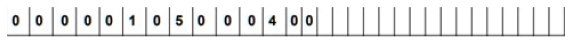
#> input picture digits.jpg, 572 x 44 px
$ jupyter execute --allow-errors detect_digits.ipynb
#> lines starting #> are read from the running program, lines starting #| are printed output that depends on the picture
# Digit classification

Group: https://www.facebook.com/groups/ComputerVisionGroup/

Post: https://www.facebook.com/photo?fbid=3410066599083735&set=gm.2185222624955260

Created by: Sijmen van der Willik [[GitHub](https://github.com/sijmenw)]

[cell 1]
import numpy as np
import cv2
import matplotlib.pyplot as plt

[cell 2]
img = cv2.imread("./digits.jpg")
#> img is the input picture: shape (44, 572, 3); mean B, G, R 234.5, 234.6, 234.5

[cell 3]
plt.imshow(img)

[cell 4]
# sum twice:
#   sum over color and over rows
sums = np.sum(np.sum(img, axis=0), axis=1)
#> sums = 572 values, max 33660 at index 568, min 18942 at index 169, mean 30956.1

[cell 5]
# plot sum
plt.figure(figsize=(20,6))
plt.plot(sums)
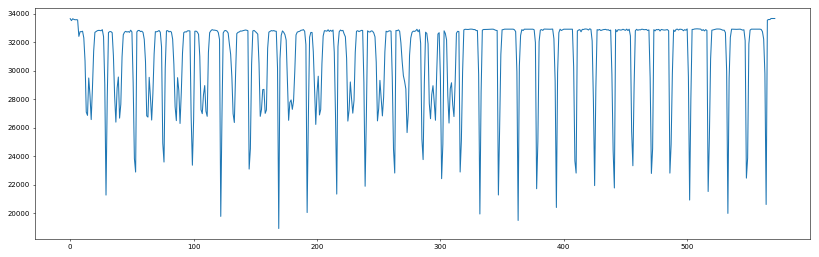
#> figure drawn by matplotlib, 1 panel; curve peaks at x = 568, y = 33660

[cell 6]
# Choose a suitable threshold, I've chosen 25000
threshold = 25000

plt.figure(figsize=(20,6))
plt.plot(sums)
plt.plot([0, sums.shape[0]], [threshold, threshold])
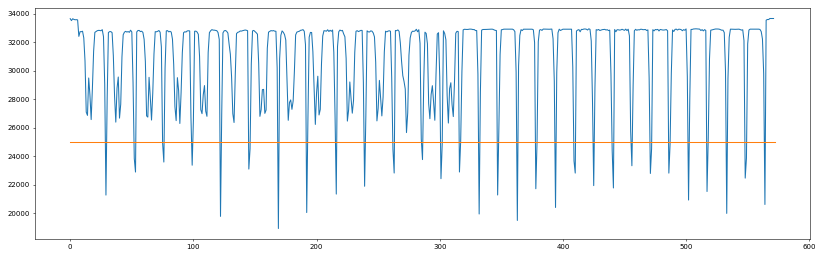
#> figure drawn by matplotlib, 1 panel; curve peaks at x = 568, y = 33660

[cell 7]
x_coords = np.where(sums < threshold)[0]
#> x_coords = 40 values from 29 to 564
buffer = 4

# allow for a buffer around x_coords
buffer_x_coords = set()
for x in x_coords:
    for x_ in range(x-buffer, x+buffer+1):
        buffer_x_coords.add(x_)
#> this loop made 40 passes
#> x on passes 1 to 12: 29, 52, 53, 75, 76, 99, 122, 145, 146, 169, 192, 216
#> after the loop, buffer_x_coords = 280 items

buffer_x_coords = np.array(list(buffer_x_coords))
#> buffer_x_coords = 280 values, max 568 at index 54, min 25 at index 17, mean 322.3

[cell 8]
img[:, buffer_x_coords] = 255
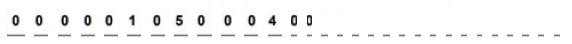
#> img: shape (44, 572, 3); mean B, G, R 245.9, 245.9, 245.9
plt.imshow(img)

[cell 9]
# Crop bottom lines from image
img = img[:32, :320]
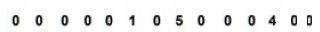
#> img: shape (32, 320, 3); mean B, G, R 239.6, 239.6, 239.5
plt.imshow(img)

## Tesseract OCR

[cell 10]
import pytesseract

[cell 11]
pytesseract.image_to_string(img)
#> (this line was passed over: pytesseract is not available in this run)

## Multiple lines

Tesseract works better when there is more text available

[cell 12]
bottom_buffer = np.full((10, img.shape[1], 3), 255, dtype=np.uint8)
img_2 = np.vstack((img, img, bottom_buffer))
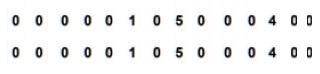
#> img_2: shape (74, 320, 3); mean B, G, R 241.7, 241.7, 241.6
plt.imshow(img_2)

[cell 13]
pytesseract.image_to_string(img_2)
#> (this line was passed over: pytesseract is not available in this run)
